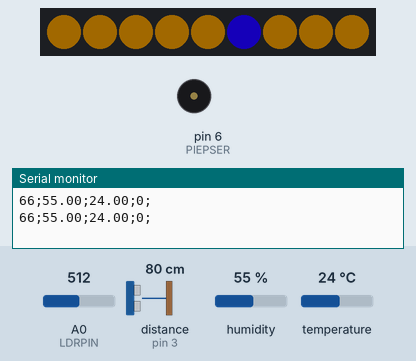
Recording of a sketch running on a simulated Arduino Uno, built with avr-gcc and run on an emulated ATmega328P. On the bench: 9 RGB LEDs in strip order, left to right, buzzer (waves = sounding), the last lines printed to the serial monitor. Wiring (inferred from the names in the program): range finder with pulse-width output: data pin 3. The test bench sets the inputs (shaded band); at power-on: distance to the obstacle (sensor on pin 3) 80 cm, temperature 24 °C, A0 (LDRPIN) = 512, humidity 55 %. Dim RGB values are drawn brighter than linear.

Above: at 3.1 s.
3.2 s: distance to the obstacle (sensor on pin 3) set to 2 cm
6.5 s: temperature set to 12 °C
At 8.0 s:
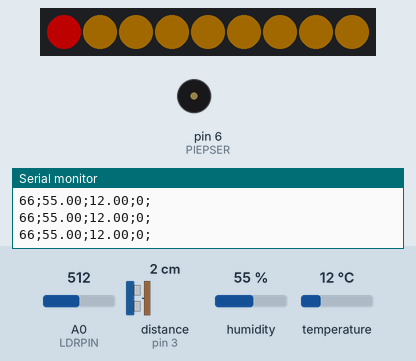
8.6 s: A0 (LDRPIN) set to 306
10.1 s: distance to the obstacle (sensor on pin 3) set to 35 cm
At 10.6 s:
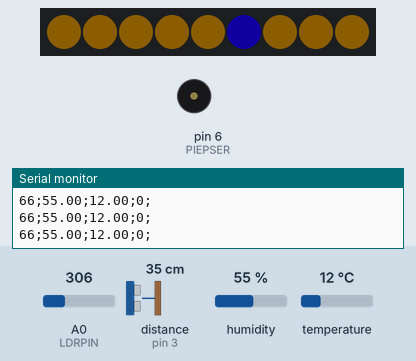
14.7 s: humidity set to 22 %
At 16.7 s:
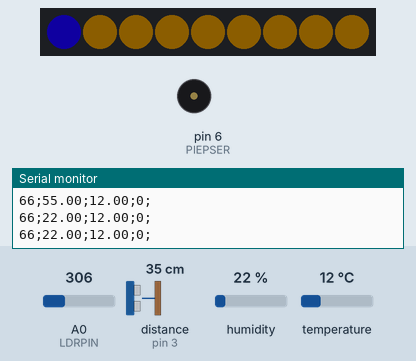
20.9 s: A0 (LDRPIN) set to 57
Timing chart, 0 to 23.9 s (numbered marks = the images above; inputs shaded):
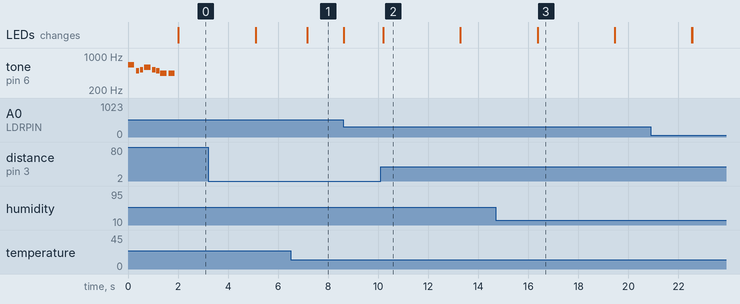

The sketch:

Thermometer.ino
```cpp
// (licence header left out)
/*--------------------------------------
    Buerothermometer mit Farbwechsel
                /----\
                | 32 |
                | 30 |
                | 28 |
                |>26<|
                |>24<|
                | 22 |
                | 20 |
                | 18 |
                | 16 |
            ----|    |-----
           |  O       |--| |
           | Make  03/2020 |---/
           -----------------
          von Christoph Goebel
  --------------------------------------*/

// 19.03.2020 V1.0

#include "pitches.h"
#include "FastLED.h"                                    // LED-Streifen-Bibliothek
#include "DHT.h"                                        // DHT Bibliothek

#define DHTPIN 13                                       // Temperaturfuehler-Pin
#define DHTTYPE DHT11                                   // Typ des Temperaturfuehlers
#define ANZAHL_LEDS 9                                   // LED Streifen Anzahl LEDs
#define LED_PIN 2                                       // LED Streifen Pin
#define BUTTONPIN 3                                     // Knopf Pin mit Interrupt-Moeglichkeit
#define LDRPIN 0                                        // Analoger Pin fuer Foto-Widerstand
#define DECKKRAFT_LEDS 255                              // Deckkraft Min-Max 0-255
#define HSV_TEMP_LED 0                                  // Farbwert aus HSV Farbkreis 0-360° fuer Temperatur LED
#define HSV_FEU_LED 240                                 // Farbwert aus HSV Farbkreis 0-360° fuer Feuchte LED
#define MIN_LICHTSTAERKE 20                             // Minimale LED Ausleuchtung/Lichtstaerke um Farben nicht zu verfaelschen, Sinn macht ein Wert zwischen 20 und 70.
#define OFFSET_AKT_LED 30                               // Aktive LEDs etwas heller als passive LEDs ansteuern, Sinn macht ein Wert zwischen Offset 10 und 30.
#define PIEPSER 6                                       // PIEPSER-Pin
#define L_GERING 30                                     // Bis zu welchem Wert ist Lichtstaerke gering 0-255?
#define L_HOCH 120                                      // Ab welchem Wert ist Lichstaerke hoch 0-255?
#define CHECKINT 900000                                 // Einmal alle 15 Minuten (900000 Millisekunden) auf Alarmschwelle pruefen
#define T_HOCH 32.5                                     // Alarmschwelle - zu warm
#define T_NIEDRIG 15.4                                  // Alarmschwelle - zu kalt
#define ANZAHL_BIS_STUMM 4                              // Nach n Alarmen wird die Akustik deaktiviert, die Alarme lassen sich ueber die Processing-App auslesen. Mit Reset kann man die Alarmausgabe ruecksetzen.

CRGB leds[ANZAHL_LEDS];                                 // Led Funktionsprototyp
DHT dht(DHTPIN, DHTTYPE);                               // DHT Funktionsprototyp

unsigned long prevTaster, prevAlarm;                    // fuer millis() Pruefung
unsigned short int modus=0;                             // Anzeigemodus, Feuchte oder Temperatur, globale Variable
unsigned short int HSV_PAS_LED[] = {60, 120, 300, 0};   // Alternative Farben aus HSV Farbkreis 0-365° fuer passive LEDs. Das letzte Feld (Wert egal) wird als Dummy fuer Eco(unsichtbar) genutzt.
unsigned short int PosPasFarbe = 0;                     // Position in Array der passiven Farben
bool eco = false;                                       // Passive LEDs aus, gleich nach dem Start
bool piep = true;                                       // Sound ja/nein true/false
int lichtstaerke;                                       // Lichtstaerke
float feuchte;                                          // Feuchtigkeit
float temperatur;                                       // Temperatur
unsigned short int anzahl_alarme;                       // Fuer Alarmprotokollierung


/*
8 Toene (Noten) muessen als Startmelodie oder Alarm konfiguriert werden, '0' anstatt 'NOTE_XY' setzt den Ton aus.
Darunter die Abspieldauer (Tonlaenge) z.B. Viertel, Achtel usw.
*/
int startsound[] = {NOTE_E5, NOTE_B4, NOTE_C5, NOTE_D5, NOTE_C5, NOTE_B4, NOTE_A4, NOTE_A4};
int startsound_tonlaenge[] = {4, 8, 8, 4, 8, 8, 4,  4};
int alarmsound[] = {NOTE_E4, NOTE_C5, NOTE_E4, NOTE_C5, 0, 0, 0, 0};
int alarmsound_tonlaenge[] = {4, 4, 4, 4, 16, 16, 16, 16};


/*************************
 *     A N Z E I G E     *
 *************************/
void led_anzeige(unsigned short int ls, float f, float t){
    int p,a,lsp;                                                                        // passive LEDs, aktive LEDs, Lichtstaerke passive LEDs
    p = map(HSV_PAS_LED[PosPasFarbe],0,360,0,255);                                      // Farbe der passiven Leds von HSV-Wert auf Byte-Wert
    if (eco == true) lsp = 0;                                                           // ECO, Passive LEDs aus
    else lsp = ls;                                                                      // kein ECO, Passive LEDs normal
    switch(modus){
      case 0: // Temperatur
        a = map(HSV_TEMP_LED,0,360,0,255);
        if (t < 17.5) leds[0] = CHSV(a, DECKKRAFT_LEDS, ls+OFFSET_AKT_LED);             // 16° LED
        else leds[0] = CHSV(p, DECKKRAFT_LEDS, lsp);
        if (t < 19.5 && t > 16.4) leds[1] = CHSV(a, DECKKRAFT_LEDS, ls+OFFSET_AKT_LED); // 18° LED
        else leds[1] = CHSV(p, DECKKRAFT_LEDS, lsp);
        if (t < 21.5 && t > 18.4) leds[2] = CHSV(a, DECKKRAFT_LEDS, ls+OFFSET_AKT_LED); // 20° LED
        else leds[2] = CHSV(p, DECKKRAFT_LEDS, lsp);
        if (t < 23.5 && t > 20.4) leds[3] = CHSV(a, DECKKRAFT_LEDS, ls+OFFSET_AKT_LED); // 22° LED
        else leds[3] = CHSV(p, DECKKRAFT_LEDS, lsp);
        if (t < 25.5 && t > 22.4) leds[4] = CHSV(a, DECKKRAFT_LEDS, ls+OFFSET_AKT_LED); // 24° LED
        else leds[4] = CHSV(p, DECKKRAFT_LEDS, lsp);
        if (t < 27.5 && t > 24.4) leds[5] = CHSV(a, DECKKRAFT_LEDS, ls+OFFSET_AKT_LED); // 26° LED
        else leds[5] = CHSV(p, DECKKRAFT_LEDS, lsp);
        if (t < 29.5 && t > 26.4) leds[6] = CHSV(a, DECKKRAFT_LEDS, ls+OFFSET_AKT_LED); // 28° LED
        else leds[6] = CHSV(p, DECKKRAFT_LEDS, lsp);
        if (t < 31.5 && t > 28.4) leds[7] = CHSV(a, DECKKRAFT_LEDS, ls+OFFSET_AKT_LED); // 30° LED
        else leds[7] = CHSV(p, DECKKRAFT_LEDS, lsp);
        if (t > 30.4) leds[8] = CHSV(a, DECKKRAFT_LEDS, ls+OFFSET_AKT_LED);             // 32° LED
        else leds[8] = CHSV(p, DECKKRAFT_LEDS, lsp);
        FastLED.show();                                                                 // LEDs schreiben
        break;
      case 1: // Feuchte
        a = map(HSV_FEU_LED,0,360,0,255);
        if (f < 32.5) leds[0] = CHSV(a, DECKKRAFT_LEDS, ls+OFFSET_AKT_LED);             // 30% LED
        else leds[0] = CHSV(p, DECKKRAFT_LEDS, lsp);
        if (f < 37.5 && f > 32.4) leds[1] = CHSV(a, DECKKRAFT_LEDS, ls+OFFSET_AKT_LED); // 35% LED
        else leds[1] = CHSV(p, DECKKRAFT_LEDS, lsp);
        if (f < 42.5 && f > 37.4) leds[2] = CHSV(a, DECKKRAFT_LEDS, ls+OFFSET_AKT_LED); // 40% LED
        else leds[2] = CHSV(p, DECKKRAFT_LEDS, lsp);
        if (f < 47.5 && f > 42.4) leds[3] = CHSV(a, DECKKRAFT_LEDS, ls+OFFSET_AKT_LED); // 45% LED
        else leds[3] = CHSV(p, DECKKRAFT_LEDS, lsp);
        if (f < 52.5 && f > 47.4) leds[4] = CHSV(a, DECKKRAFT_LEDS, ls+OFFSET_AKT_LED); // 50% LED
        else leds[4] = CHSV(p, DECKKRAFT_LEDS, lsp);
        if (f < 57.5 && f > 52.4) leds[5] = CHSV(a, DECKKRAFT_LEDS, ls+OFFSET_AKT_LED); // 55% LED
        else leds[5] = CHSV(p, DECKKRAFT_LEDS, lsp);
        if (f < 62.5 && f > 57.4) leds[6] = CHSV(a, DECKKRAFT_LEDS, ls+OFFSET_AKT_LED); // 60% LED
        else leds[6] = CHSV(p, DECKKRAFT_LEDS, lsp);
        if (f < 67.5 && f > 62.4) leds[7] = CHSV(a, DECKKRAFT_LEDS, ls+OFFSET_AKT_LED); // 65% LED
        else leds[7] = CHSV(p, DECKKRAFT_LEDS, lsp);
        if (f > 67.4) leds[8] = CHSV(a, DECKKRAFT_LEDS, ls+OFFSET_AKT_LED);             // 70% LED
        else leds[8] = CHSV(p, DECKKRAFT_LEDS, lsp);
        FastLED.show();                                                                 // LEDs schreiben
        delay(3000);                                                                    // n Millisekunden Feuchte anzeigen
        modus = 0;                                                                      // Modus zurueck auf Temperatur
        break;
    }
}


/***************************************
 *     S O U N D - a u s g e b e n     *
 ***************************************/
void sound_abspielen(int sound[7], int tonlaenge[7]) {
    for (int Note = 0; Note < 8; Note++) {                                              // Schleifenzaehler fuer Array
      int ad = 1000 / tonlaenge[Note];                                                  // Abspieldauer ad
      tone(PIEPSER, sound[Note], ad);                                                   // Ton ausgeben
      int pause = ad * 1.30;                                                            // Pausenlaenge zwischen Toenen
      delay(pause);                                                                     // Pause
      noTone(PIEPSER);                                                                  // Tonausgabe beenden
    }
}


/****************************
 *     M O D U S - T / F    *
 ****************************/
void taste_losgelassen(){
  modus++;
  if (modus >=2)
    modus = 0;
}


/************************************
 *     A L A R M - p r u e f e n    *
 ************************************/
// Es wird alle CHECKINT Millisekunden geprueft, ob ein Alarm generiert werden muss.
int alarm_check(float t, float f){
  static int i = 0;                                                                 // Einmalige Initialisierung
  if (millis() - prevAlarm > CHECKINT){                                             // Pruefintervall
    if ((t <= T_NIEDRIG) or (t >= T_HOCH)){                                         // Pruefung fuer Alarm
      if (i < ANZAHL_BIS_STUMM) sound_abspielen(alarmsound, alarmsound_tonlaenge);  // Wurden n Alarme ausgegeben, schweigt der Piepser, bis zu einem Reset
    i++;                                                                            // Die Anzahl der Alarme kann ueber die Processing-App eingesehen werden
    prevAlarm = millis();                                                           // Pruefintervall ruecksetzen
     }
    }
  return i;
  }


/************************
 *       S E T U P      *
 ************************/
void setup() {
  if (piep == true) sound_abspielen(startsound, startsound_tonlaenge);              // Startsound abspielen
  pinMode(BUTTONPIN, INPUT_PULLUP);                                                 // Internen PullUp Widerstand aktivieren
  attachInterrupt(digitalPinToInterrupt(BUTTONPIN), taste_losgelassen, CHANGE);     // Interrupt
  FastLED.addLeds<NEOPIXEL, LED_PIN>(leds, ANZAHL_LEDS);                            // LED Band konfigurieren
  Serial.begin(9600);                                                               // Bautrate der seriellen Schnittstelle
  dht.begin();                                                                      // Dht init
  prevAlarm = millis();                                                             // Zeitstempel fuer Alarmpruefung
}


/************************
 *       L O O P        *
 ************************/
void loop() {
  /* Sensordaten ermitteln */
  lichtstaerke = map(analogRead(LDRPIN), 0, 1023, 0, 255 - OFFSET_AKT_LED);          // Lichtstaerke ermitteln und auf 8Bit Wert fuer LEDs mappen (- max OFFSET)
  if (lichtstaerke < MIN_LICHTSTAERKE) lichtstaerke = MIN_LICHTSTAERKE;              // Minimale Lichtstaerke setzen
  feuchte = dht.readHumidity();                                                      // Lesen der Luftfeuchtigkeit in % und speichern in die Variable
  temperatur = dht.readTemperature();                                                // Lesen der Temperatur in °C und speichern in die Variable

  /* Akustik */
  if (piep == true)                                                                  // Akustik generell erlaubt - true, generell nicht erlaubt - false
    anzahl_alarme = alarm_check(temperatur, feuchte);                                // Aufruf alarm_check

  /* Serielle Daten ausgeben */
  if (lichtstaerke <= L_GERING) Serial.print(33);                                    // Level 33 (Licht low) in Ausgabezeile
  else if ((lichtstaerke > L_GERING) and (lichtstaerke < L_HOCH)) Serial.print(66);  // Level 66 (Licht middle) in Ausgabezeile
  else Serial.print(100);                                                            // Level 100 (Licht high) in Ausgabezeile
  Serial.print(";");                                                                 // Trenner nach Level
  Serial.print(feuchte); Serial.print(";");                                          // Feuchte in Ausgabezeile
  Serial.print(temperatur); Serial.print(";");                                       // Temperatur in Ausgabezeile
  Serial.print(anzahl_alarme); Serial.print(";");                                    // Anzahl Alarme in Ausgabezeile
  Serial.print("\n");                                                                // Ende

  /* Anzeige */
  led_anzeige(lichtstaerke, feuchte, temperatur);
  prevTaster = millis();
  while (digitalRead(BUTTONPIN) == 0){                                            // Solange der Knopfstatus GEDRUECKT ist
    if ((millis() - prevTaster) > 2000){                                          // wenn dieses Druecken laenger als 2 Sekunden
      PosPasFarbe++;                                                              // Farb-Zeiger Wert aendern
      if (PosPasFarbe == (sizeof(HSV_PAS_LED) / sizeof (int))-1)                  // Wenn man im letzten Feld des Arrays fuer die passiven Farben ist
        eco = true;                                                               // dann ECO Spareinstellung aktivieren (passive LEDs aus)
      else
        eco = false;
      if (PosPasFarbe == sizeof(HSV_PAS_LED) / sizeof (int))                      // Zurueck auf erste Farbe, sobald man im letzen Farbschema ist und wieder wechseln will
        PosPasFarbe = 0;
      prevTaster = millis();                                                      // Die verstrichene Zeit wieder auf aktuelleZeit zuruecksetzen
      led_anzeige(lichtstaerke, feuchte, temperatur);
    }
  }
}
```

pitches.h
```cpp
/*************************************************
 * Public Constants
 *************************************************/

#define NOTE_B0  31
#define NOTE_C1  33
#define NOTE_CS1 35
#define NOTE_D1  37
#define NOTE_DS1 39
#define NOTE_E1  41
#define NOTE_F1  44
#define NOTE_FS1 46
#define NOTE_G1  49
#define NOTE_GS1 52
#define NOTE_A1  55
#define NOTE_AS1 58
#define NOTE_B1  62
#define NOTE_C2  65
#define NOTE_CS2 69
#define NOTE_D2  73
#define NOTE_DS2 78
#define NOTE_E2  82
#define NOTE_F2  87
#define NOTE_FS2 93
#define NOTE_G2  98
#define NOTE_GS2 104
#define NOTE_A2  110
#define NOTE_AS2 117
#define NOTE_B2  123
#define NOTE_C3  131
#define NOTE_CS3 139
#define NOTE_D3  147
#define NOTE_DS3 156
#define NOTE_E3  165
#define NOTE_F3  175
#define NOTE_FS3 185
#define NOTE_G3  196
#define NOTE_GS3 208
#define NOTE_A3  220
#define NOTE_AS3 233
#define NOTE_B3  247
#define NOTE_C4  262
#define NOTE_CS4 277
#define NOTE_D4  294
#define NOTE_DS4 311
#define NOTE_E4  330
#define NOTE_F4  349
#define NOTE_FS4 370
#define NOTE_G4  392
#define NOTE_GS4 415
#define NOTE_A4  440
#define NOTE_AS4 466
#define NOTE_B4  494
#define NOTE_C5  523
#define NOTE_CS5 554
#define NOTE_D5  587
#define NOTE_DS5 622
#define NOTE_E5  659
#define NOTE_F5  698
#define NOTE_FS5 740
#define NOTE_G5  784
#define NOTE_GS5 831
#define NOTE_A5  880
#define NOTE_AS5 932
#define NOTE_B5  988
#define NOTE_C6  1047
#define NOTE_CS6 1109
#define NOTE_D6  1175
#define NOTE_DS6 1245
#define NOTE_E6  1319
#define NOTE_F6  1397
#define NOTE_FS6 1480
#define NOTE_G6  1568
#define NOTE_GS6 1661
#define NOTE_A6  1760
#define NOTE_AS6 1865
#define NOTE_B6  1976
#define NOTE_C7  2093
#define NOTE_CS7 2217
#define NOTE_D7  2349
#define NOTE_DS7 2489
#define NOTE_E7  2637
#define NOTE_F7  2794
#define NOTE_FS7 2960
#define NOTE_G7  3136
#define NOTE_GS7 3322
#define NOTE_A7  3520
#define NOTE_AS7 3729
#define NOTE_B7  3951
#define NOTE_C8  4186
#define NOTE_CS8 4435
#define NOTE_D8  4699
#define NOTE_DS8 4978
```

Measured:
- after the input at 6.5 s, the LEDs: change after 0.65 s (image 1)
- after the input at 10.1 s, the LEDs: change after 0.09 s (image 2)
- after the input at 14.7 s, the LEDs: first differ from a run without the input after 1.7 s (image 3)
- what the display in image 2 shows lasts 3.1 s, from 10.2 s to 13.3 s
